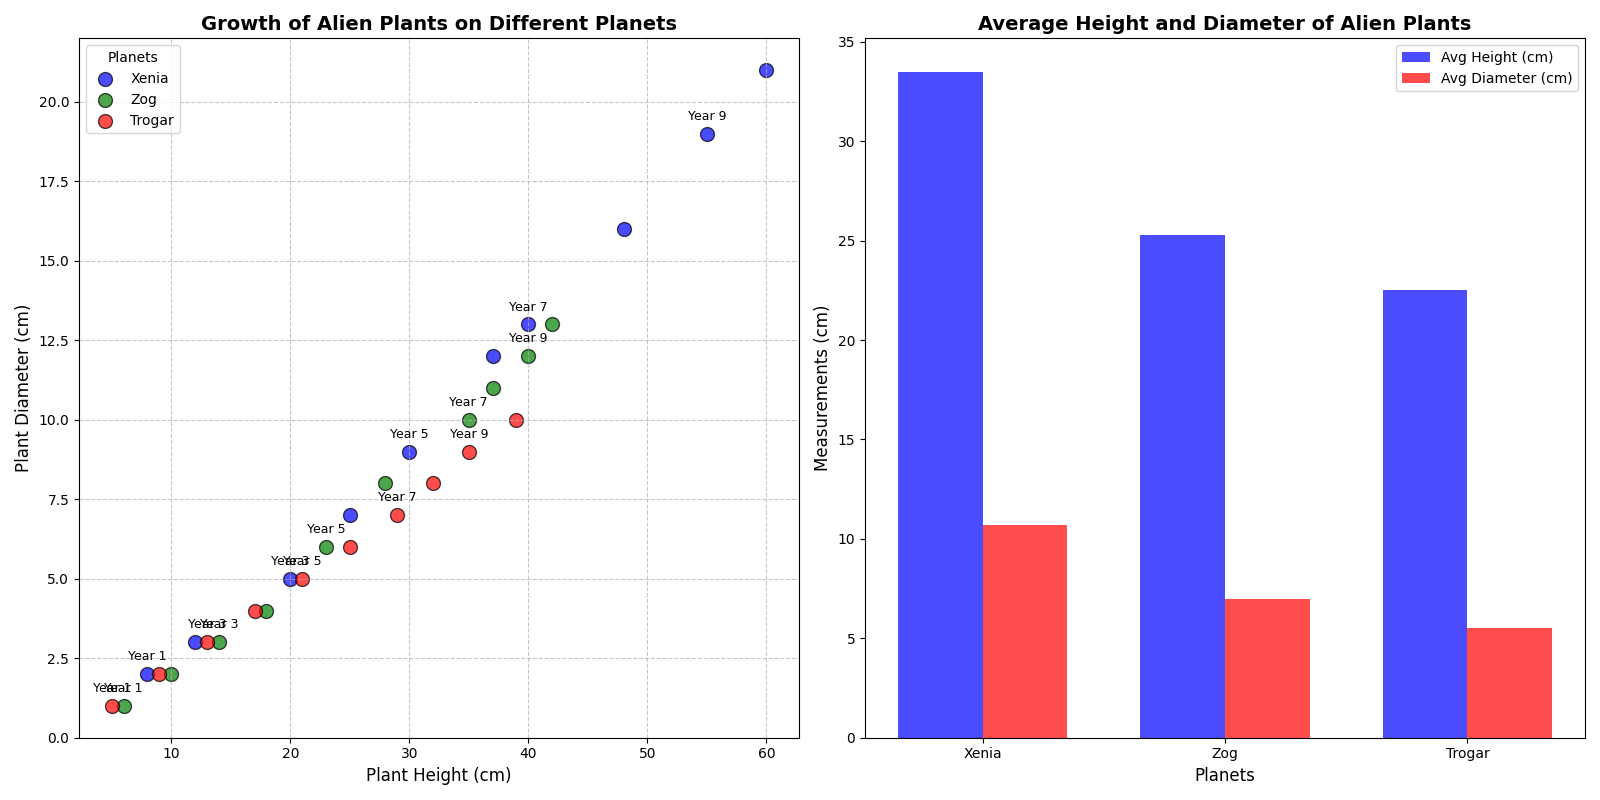

Generate this figure with Python:
import matplotlib.pyplot as plt
import numpy as np

# Backstory: The galactic study of alien plant growth on different planets.
# Scientists recorded growth heights and diameters of a specific alien plant species over several years on three different planets: Xenia, Zog, and Trogar.

# Data for Alien Plant Growth (Heights in cm, Diameters in cm)
years = np.array([1, 2, 3, 4, 5, 6, 7, 8, 9, 10])

xenia_height = np.array([8, 12, 20, 25, 30, 37, 40, 48, 55, 60])
xenia_diameter = np.array([2, 3, 5, 7, 9, 12, 13, 16, 19, 21])

zog_height = np.array([6, 10, 14, 18, 23, 28, 35, 37, 40, 42])
zog_diameter = np.array([1, 2, 3, 4, 6, 8, 10, 11, 12, 13])

trogar_height = np.array([5, 9, 13, 17, 21, 25, 29, 32, 35, 39])
trogar_diameter = np.array([1, 2, 3, 4, 5, 6, 7, 8, 9, 10])

# Initialize the plot
fig, (ax1, ax2) = plt.subplots(1, 2, figsize=(16, 8))

# Plotting the scatter charts
ax1.scatter(xenia_height, xenia_diameter, color='blue', edgecolor='black', alpha=0.7, s=100, label='Xenia')
ax1.scatter(zog_height, zog_diameter, color='green', edgecolor='black', alpha=0.7, s=100, label='Zog')
ax1.scatter(trogar_height, trogar_diameter, color='red', edgecolor='black', alpha=0.7, s=100, label='Trogar')

# Titles and labels for the first plot
ax1.set_title('Growth of Alien Plants on Different Planets', fontsize=14, fontweight='bold')
ax1.set_xlabel('Plant Height (cm)', fontsize=12)
ax1.set_ylabel('Plant Diameter (cm)', fontsize=12)
ax1.legend(title='Planets', fontsize=10)
ax1.grid(linestyle='--', alpha=0.7)

# Add annotations for some data points
for i in range(0, len(years), 2):
    ax1.annotate(f'Year {years[i]}', (xenia_height[i], xenia_diameter[i]), textcoords="offset points", xytext=(0,10), ha='center', fontsize=9)
    ax1.annotate(f'Year {years[i]}', (zog_height[i], zog_diameter[i]), textcoords="offset points", xytext=(0,10), ha='center', fontsize=9)
    ax1.annotate(f'Year {years[i]}', (trogar_height[i], trogar_diameter[i]), textcoords="offset points", xytext=(0,10), ha='center', fontsize=9)

# Auxiliary plot: Comparison of average height and diameter
average_heights = [np.mean(xenia_height), np.mean(zog_height), np.mean(trogar_height)]
average_diameters = [np.mean(xenia_diameter), np.mean(zog_diameter), np.mean(trogar_diameter)]

bar_width = 0.35
index = np.arange(len(average_heights))

bars1 = ax2.bar(index, average_heights, bar_width, label='Avg Height (cm)', color='b', alpha=0.7)
bars2 = ax2.bar(index + bar_width, average_diameters, bar_width, label='Avg Diameter (cm)', color='r', alpha=0.7)

# Titles and labels for the second plot
ax2.set_title('Average Height and Diameter of Alien Plants', fontsize=14, fontweight='bold')
ax2.set_xlabel('Planets', fontsize=12)
ax2.set_ylabel('Measurements (cm)', fontsize=12)
ax2.set_xticks(index + bar_width / 2)
ax2.set_xticklabels(['Xenia', 'Zog', 'Trogar'])
ax2.legend()

# Automatically adjust the layout to prevent overlapping elements
plt.tight_layout()

# Display the plot
plt.show()
